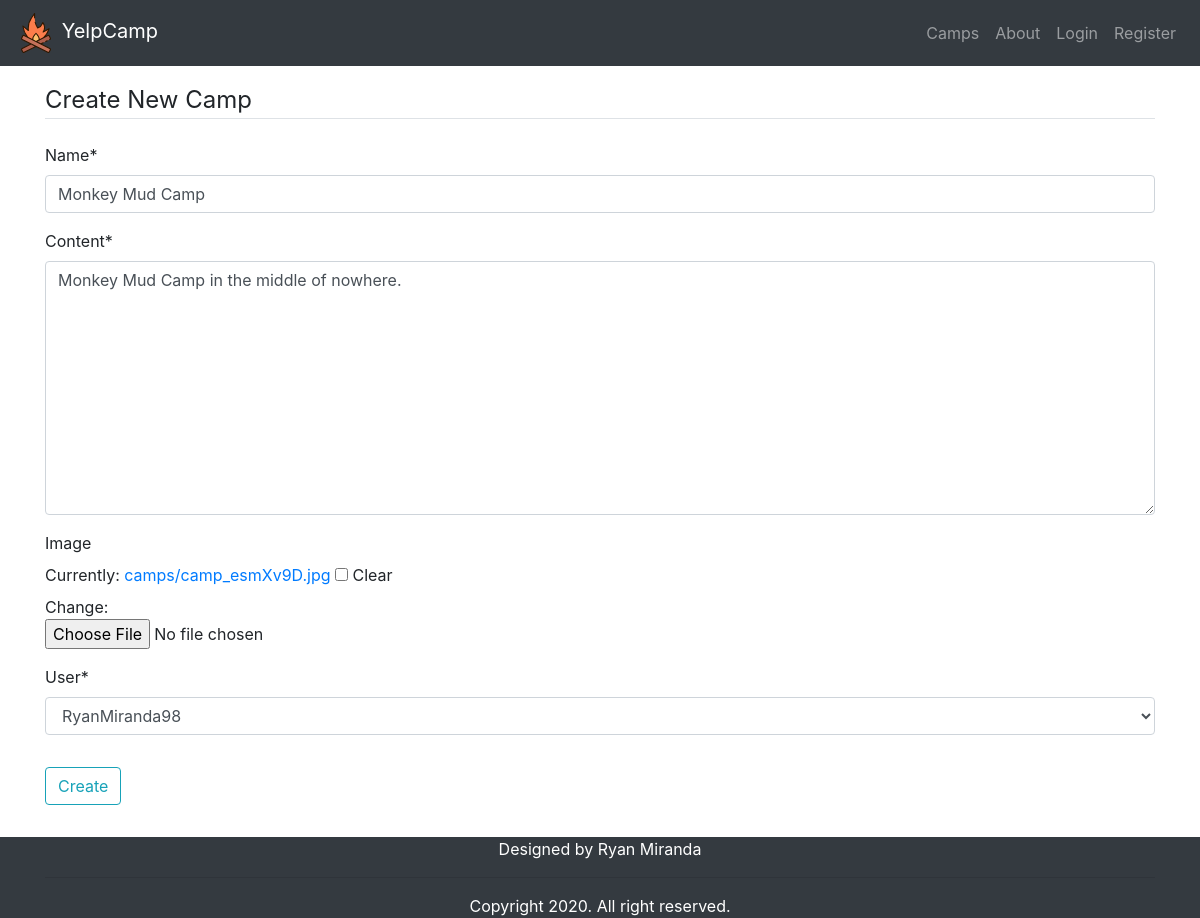
Page /camps/update/1 on the committed database.
### camps/models.py (models this page shows, shortened)
class Camp(models.Model):
    name = models.CharField(max_length=100, null=False, blank=False)
    content = models.TextField(max_length=200, null=False, blank=False)
    image = models.ImageField(upload_to='camps', null=True, blank=True)
    posted_date = models.DateTimeField(auto_now_add=True)
    edited_date = models.DateTimeField(auto_now=True)
    user = models.ForeignKey(User, on_delete=models.CASCADE)

### camps/views.py (the view)
# urls.py: path('update/<int:pk>', views.updateCamp, name='update_camp'),
def updateCamp(request, pk):
    camp = get_object_or_404(Camp, pk=pk)
    task = 'Update'
    if request.method == "POST":
        form = CreateCampForm(request.POST, instance=camp)
        if form.is_valid():
            form.save()
            messages.success(request, 'Successfully updated camp!')
    else:
        form = CreateCampForm(instance=camp)
    return render(request, 'camps/create.html', {'form':form, 'task':task})

### camps/forms.py
class CreateCampForm(forms.ModelForm):
    class Meta:
        model = Camp
        fields = '__all__'

### camps/templates/camps/create.html (shortened to what this page needs)
{% extends 'users/base.html' %}
{% load crispy_forms_tags %}
{% block content %}
    <form action="" method="POST">
        <fieldset class="form-group">
            <legend class="border-bottom mb-4">Create New Camp</legend>
            {{ form|crispy }}
        </fieldset>
        <div class="form-group">
            <button class="btn btn-outline-info" type="submit">Create</button>
        </div>
    </form>
{% endblock %}

### static/css/styles.css (style rules this page uses)
body { margin: 0; padding: 0; }

### rows in the picture
Camp: name "Monkey Mud Camp", content "Monkey Mud Camp in the middle of nowhere.", user "RyanMiranda98"
